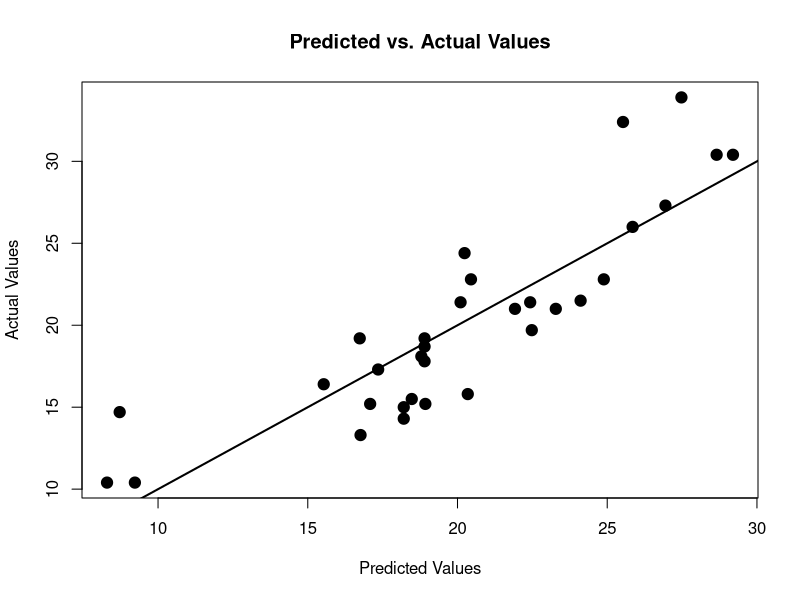

The R script that drew this image:
#library(ggplot2)
#library(visreg)

## get data
dat <- mtcars

## visualize mpg vs. weight
# ggplot(dat, aes(x = wt, y = mpg)) +
#   geom_point() +
#   labs(
#     y = "Miles per gallon",
#     x = "Car's weight (1000 lbs)"
#   ) +
#   theme_minimal()

## Fit a linear regression model
model <- lm(mpg ~ wt, data = dat)

## Fit a multiple linear regression model
#model <- lm(mpg ~ wt + hp, data = dat)

## Fit a multiple linear regression model
#model <- lm(mpg ~ wt + hp + disp, data = dat)

## output model r-squared to a txt file 
model_stats <- summary(model)
#model_eq <- extract_eq(model)

fileConn<-file("model_metrics.txt","w")
writeLines(c("model: ", as.character(model_stats$call)[2],"\n"), fileConn)
writeLines(c("r-squared: ", model_stats$r.squared, "\n"), fileConn)
writeLines(c("adjusted r-squared: ", model_stats$adj.r.squared, "\n"), fileConn)
close(fileConn)

## Visualize model fit
#visreg(model, ask = F)

png("Residuals.png")
## plot predicted vs. actual values
plot(x=predict(model), y=dat$mpg,
     xlab='Predicted Values',
     ylab='Actual Values',
     main='Predicted vs. Actual Values', cex = 1.5, pch = 19)

#add diagonal line for estimated regression line
abline(a=0, b=1, lwd = 2)
dev.off()
